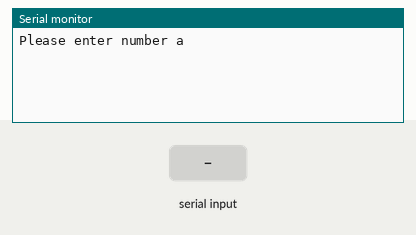
Bench run of a sketch on a simulated Arduino Uno, built with avr-gcc and run on an emulated ATmega328P. Shown: the last lines printed to the serial monitor. Inputs (shaded band) come from the test bench.

Above: at 1.2 s.
1.3 s: "90,45\n" received over Serial
At 2.1 s:
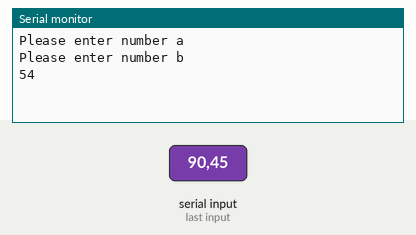
2.8 s: "1,90,45\n" received over Serial
At 4.7 s:
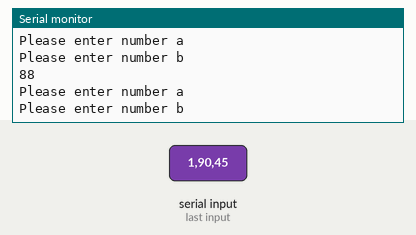

The sketch:

SerialRed.ino
```cpp
int a,b,c;

void setup() {
  // put your setup code here, to run once:
  Serial.begin(9600);

}

void loop() {
  // put your main code here, to run repeatedly:

   Serial.println("Please enter number a");
   while(Serial.available() == 0) {
    }
    a = Serial.parseInt();
    a = Serial.read();


    Serial.println("Please enter number b");
    while (Serial.available() == 0) {}
    // read the incoming byte:
      b = Serial.parseInt();
      b = Serial.read();


    c = a+b;
    Serial.println(c);
    delay(1000);

}
```

Measured:
- after the input at 1.3 s, the serial monitor: prints a new line at once (image 1)
- after the input at 2.8 s, the serial monitor: prints a new line at once (image 2)
